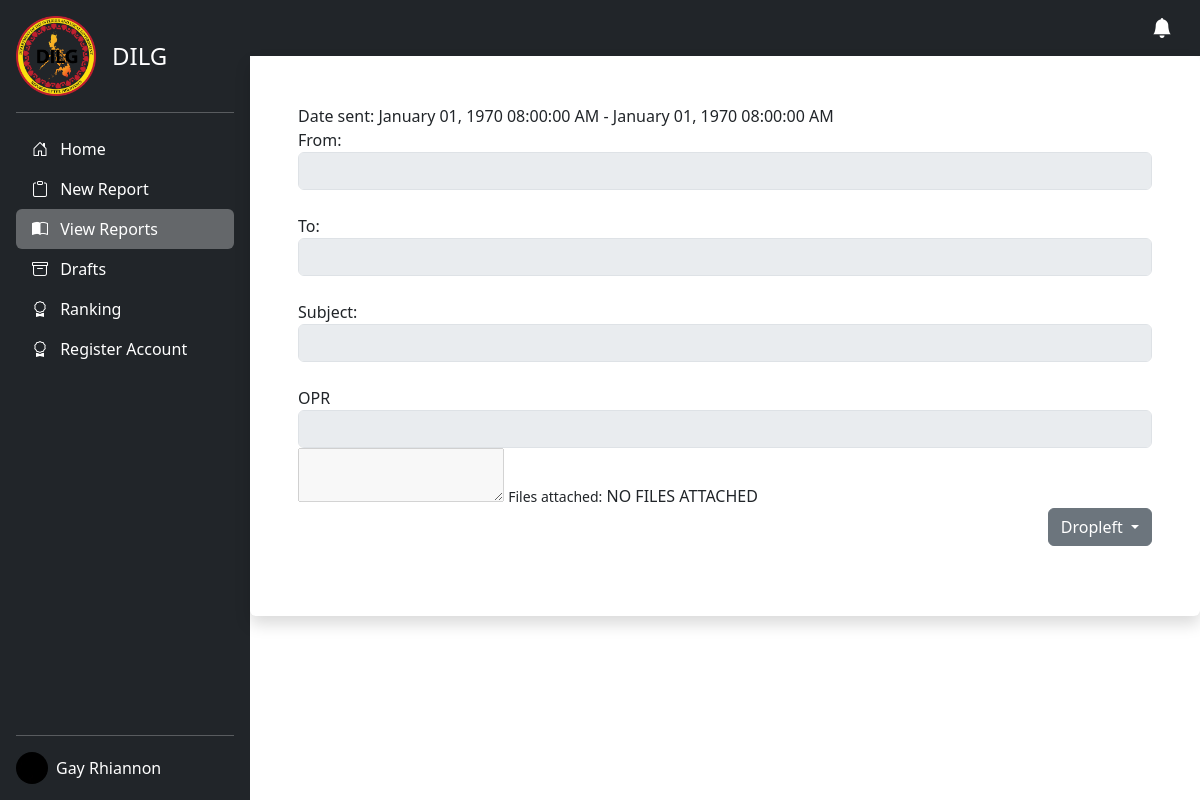
The page /admin/view-reports.php (signed in) on the database its author committed.
### tables this page shows
CREATE TABLE `users` (
  `id` int(11) NOT NULL,
  `user_type` int(50) NOT NULL,
  `email` varchar(50) NOT NULL,
  `email_status` int(11) NOT NULL,
  `password` varchar(255) NOT NULL,
  `first_name` varchar(50) NOT NULL,
  `middle_name` varchar(50) NOT NULL,
  `last_name` varchar(50) NOT NULL,
  `date_of_birth` date NOT NULL,
  `barangay` varchar(50) NOT NULL,
  `v_token` varchar(255) NOT NULL,
  `image` blob NOT NULL,
  `date_time_created` datetime NOT NULL,
  `date_time_updated` datetime NOT NULL
);

### admin/view-reports.php (the view, shortened to what this page needs)
<?php
include('images.php');
$email = $_SESSION['email'];
$report_link = "add-report.php";
$view_link = "reports.php";
$draft_link = "draft.php";
$ranking = "ranking.php";
$registration = "registration.php";
?>
<!DOCTYPE html>
<html lang="en">
<head>
  <link rel="stylesheet" type="text/css" href="https://cdnjs.cloudflare.com/ajax/libs/jqueryui/1.12.1/jquery-ui.min.css">
  <link rel="stylesheet" href="//code.jquery.com/ui/1.13.2/themes/base/jquery-ui.css">
  <link href="https://cdn.jsdelivr.net/npm/bootstrap@5.3.0-alpha1/dist/css/bootstrap.min.css" rel="stylesheet">
  <link rel="stylesheet" type="text/css" href="https://cdnjs.cloudflare.com/ajax/libs/bootstrap-tokenfield/0.12.0/css/bootstrap-tokenfield.min.css">
  <link href="https://cdn.jsdelivr.net/npm/bootstrap@5.3.0-alpha1/dist/css/bootstrap.min.css" rel="stylesheet">
  <link rel="stylesheet" href="https://cdnjs.cloudflare.com/ajax/libs/bootstrap-icons/1.10.3/font/bootstrap-icons.min.css" />
  <link rel="stylesheet" href="../src/css/preloader.css">
</head>
<body>
  <main class="d-flex">
    <div class="d-flex flex-column flex-shrink-0 p-3 text-white bg-dark" style="width: 250px; min-height: 100vh;">
      <a href="/" class="d-flex align-items-center mb-3 mb-md-0 me-md-auto text-white text-decoration-none">
        <img src="../src/img/dilg.png" height="80" alt="">
        <span class="fs-4 ps-3">DILG</span>
      </a>
      <hr>
      <ul class="nav nav-pills flex-column mb-auto">
        <li class="nav-item">
          <a href="index.php" class="nav-link text-white">
            <i class="bi bi-house-door me-2"></i>
            Home
          </a>
        </li>
        <li>
          <a href="<?php echo $report_link ?>" class="nav-link text-white">
            <i class="bi bi-clipboard me-2"></i>
            New Report
          </a>
        </li>
        <li>
          <a href="<?php echo $view_link ?>" class="nav-link text-white active" aria-current="page">
            <i class="bi bi-book-half me-2"></i>
            View Reports
          </a>
        </li>
        <li>
          <a href="<?php echo $draft_link ?>" class="nav-link text-white">
            <i class="bi bi-archive me-2"></i>
            Drafts
          </a>
        </li>
        <li>
          <a href="<?php echo $ranking ?>" class="nav-link text-white">
            <i class="bi bi-award me-2"></i>
            Ranking
          </a>
        </li>
        <li>
          <a href="<?php echo $registration ?>" class="nav-link text-white">
            <i class="bi bi-award me-2"></i>
            Register Account
          </a>
        </li>
      </ul>
      <hr>
      <div class="dropdown">
        <a href="#" class="d-flex align-items-center text-white text-decoration-none" id="dropdownUser1" data-bs-toggle="dropdown" aria-expanded="false">
          <?php
          $sql_admin = "SELECT * FROM users WHERE email = '$email'";
          $query_admin = mysqli_query($conn, $sql_admin);
          $admin_row = mysqli_fetch_array($query_admin);
          ?>
          <img src="<?php if (empty($admin_row['image'])) {
                      echo '../src/img/avatar.svg';
                    } else {
                      echo 'admins/' . $admin_row['image'];
                    } ?>" alt="" width="32" height="32" class="rounded-circle me-2">
          <?= $admin_row['first_name'] . ' ' . $admin_row['last_name'] ?>
        </a>
      </div>
    </div>
    <div class="container-fluid p-0">
      <nav class="navbar bg-dark navbar-dark">
        <div class="container">
          <a class="navbar-brand ms-auto" href="#"><i class="bi bi-bell-fill"></i></a>
        </div>
      </nav>
      <div class="card shadow p-5" style="border: none; min-height: 35rem;">
        <?php
        $query_data = "SELECT * FROM `sent` WHERE report_id = '$report_id'";
        $run_query_data = mysqli_query($conn, $query_data);
        $rows = mysqli_fetch_array($run_query_data);
        ?>
        <form action="" method="POST" enctype="multipart/form-data">
          <?php
            $date_start =  date('F d, Y h:i:s A', strtotime($rows['date_start']));
            $date_end = date('F d, Y h:i:s A', strtotime($rows['date_end']));
            echo "Date sent:  " . $date_start . " - " . $date_end;
          ?>
                                                                    <br>
          <label for="">From:</label>
          <input type="text" name="from" class="switch form-control" value="<?php if (empty($rows['from_user'])) {
                                                                              echo "";
                                                                            } else {
                                                                              echo $rows['from_user'];
                                                                            } ?> " disabled>
          <br>
          <label for="">To:</label>
          <input type="text" name="to" class="switch form-control" value="<?php if($rows['to_user'] == '1'){
            echo "DILG Admin";
          } ?>" disabled>
          <br>
          <label for="">Subject:</label>
          <input type="text" name="subject" class="switch form-control" value="<?php if (empty($rows['subject'])) {
                                                                                  echo "";
                                                                                } else {
                                                                                  echo $rows['subject'];
                                                                                } ?>" disabled>
          <br>
          <label for="">OPR</label>
          <input type="text" name="opr" class="switch form-control" value="<?php if (empty($rows['opr'])) {
                                                                              echo "";
                                                                            } else {
                                                                              echo $rows['opr'];
                                                                            } ?> " disabled>
          <textarea id="tiny" name="statement" class="switch" disabled> <?php if (empty($rows['message'])) {
                                                                          echo "";
                                                                        } else {
                                                                          echo $rows['message'];
                                                                        }  ?>   </textarea disabled>
                                <small>Files attached:</small>
                                                                        <?php
																$get_files = "SELECT * FROM files WHERE report_id = '$report_id'";
																$query_files = mysqli_query($conn, $get_files);
																if(mysqli_num_rows($query_files) > 0){
																	while($rows = mysqli_fetch_array($query_files)){
																		?>
																	<a href="../users/files/<?php echo $rows['file_name'];?>" download><?php echo $rows['file_name'];?></a>
																		<?php
																	}
																}else{
																	echo "NO FILES ATTACHED";
																}
																?>
            <span class="d-flex justify-content-end">
            <div class="btn-group dropleft">
                <button type="button" class="btn btn-secondary dropdown-toggle" data-toggle="dropdown" aria-haspopup="true" aria-expanded="false">
                  Dropleft
                </button>
              </div>
            </span>
        </form>
      </div>
    </div>
  </main>
</body>
</html>

### admin/view-reports.php (style rules this page uses)
body { overflow-x: hidden; }
.active { background: rgba(255, 255, 255, 0.3) !important; }

### rows shown on the page
users: image (picture), first_name "Gay", last_name "Rhiannon"

### other values the page prints
$date_end "January 01, 1970 08:00:00 AM"
